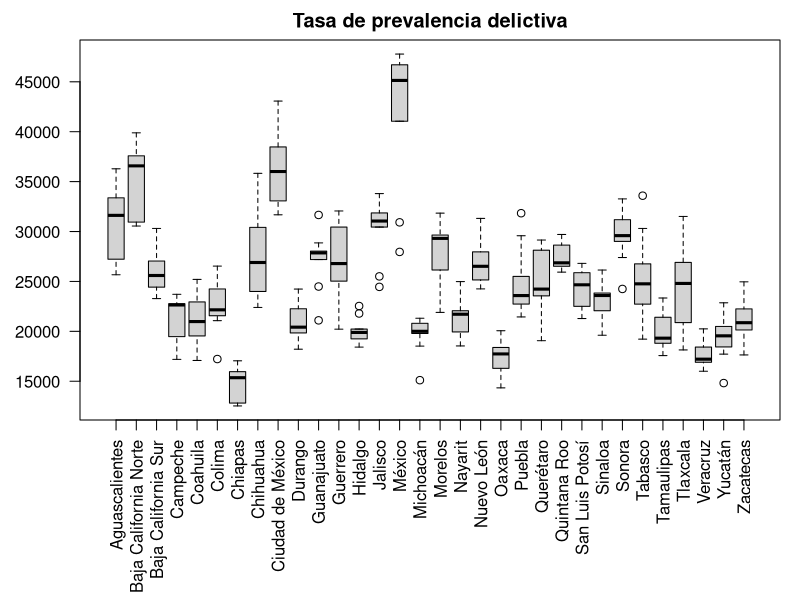
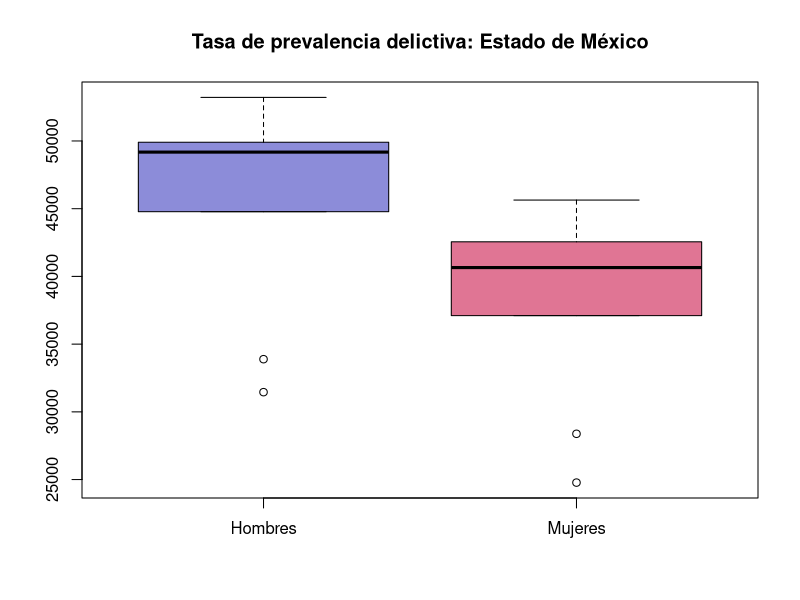

Source code (R) for these figures, in order:
datos <- read.csv("datos.csv", header = TRUE)
datos2 <- datos[,-1]

col = c('Aguascalientes', 'Baja California Norte', 'Baja California Sur', 'Campeche', 'Coahuila', 
        'Colima', 'Chiapas', 'Chihuahua', 'Ciudad de México', 'Durango', 'Guanajuato',
        'Guerrero', 'Hidalgo', 'Jalisco', 'México', 'Michoacán', 'Morelos', 'Nayarit',
        'Nuevo León', 'Oaxaca', 'Puebla', 'Querétaro', 'Quintana Roo', 'San Luis Potosí',
        'Sinaloa', 'Sonora', 'Tabasco', 'Tamaulipas', 'Tlaxcala', 'Veracruz', 'Yucatán',
        'Zacatecas')

png('victimizacion.png',width=3000,height=2500,res=300)
par(mar=c(9,4,2,1))
boxplot(t(datos2), main="Tasa de prevalencia delictiva", cex.names=0.2, names = col, las=2)
dev.off()

# datos edomexico tasa de prevalencia delictiva segun sexo
h <- c(31454, 33889,	45506, 53217,	49874, 51555, 49907, 49177, 44778)
m <- c(24777, 28380,	37105, 42555, 40938, 40653,	45638, 44513, 38297)
em <- data.frame(h,m)
png('edomex.png',width=3000,height=2500,res=300)
boxplot(em, main="Tasa de prevalencia delictiva: Estado de México", names = c("Hombres", "Mujeres"), col= c(rgb(0.1,0.1,0.7,0.5) , rgb(0.8,0.1,0.3,0.6)))
dev.off()
